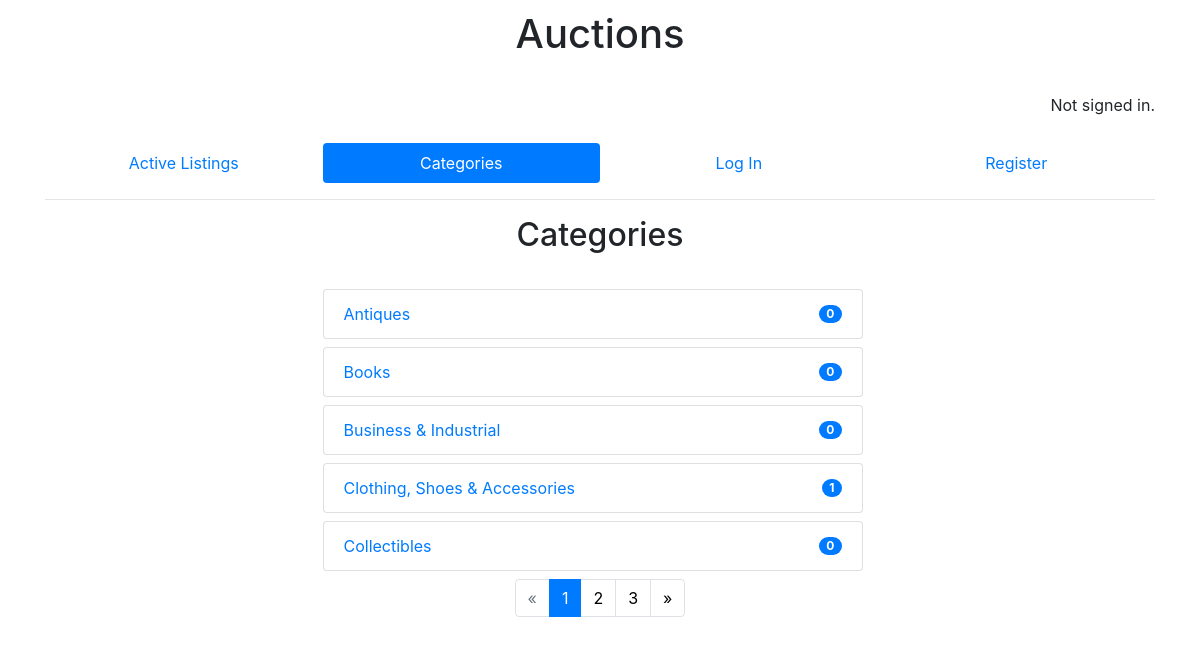
Page /categories/ on the committed database.
### auctions/models.py (models this page shows, shortened)
class Category(models.Model):
    cat = models.CharField(max_length=64)
    class Meta:
        ordering = ["cat"]

### auctions/views.py (the view, shortened to what this page needs)
# urls.py: path("categories/", views.all_categories, name="allCategories"),
def all_categories(request):
    all_cat = Category.objects.all()
    page_list = pag(request, all_cat, 5)
    open_watch = {}
    for a in all_cat:
        open_watch[a.cat] = len(a.category.filter(open=True))
    active = "allCategories"
    return render(request, "auctions/allCategories.html", {
        "page_objects": page_list[0], "active": active, "openWatch": open_watch, "is_paginated": page_list[1],
        "next_url": page_list[3],
        "prev_url": page_list[2]
    })

### auctions/views.py (called while the page is built)
@register.filter
def get_item(dictionary, key):
    return dictionary.get(key)

def pag(request, all_listings, count_listings):
    page_number = request.GET.get("page", 1)
    paginator = Paginator(all_listings, count_listings)
    page = paginator.get_page(page_number)
    is_paginated = page.has_other_pages()
    if page.has_previous():
        prev_url = f"?page={page.previous_page_number()}"
    else:
        prev_url = ""
    if page.has_next():
        next_url = f"?page={page.next_page_number()}"
    else:
        next_url = ""
    return page, is_paginated, prev_url, next_url

### auctions/templates/auctions/allCategories.html (shortened to what this page needs)
{% extends "auctions/layout.html" %}
{% block body %}
    <h2 class="title_page">Categories</h2>
    {% for listing in page_objects.object_list %}
        <ul class="list-group mb-2 col-6">
            <a href="{% url 'categories' title_cat=listing.cat %}">
                <li class="list-group-item d-flex justify-content-between align-items-center">
                    {{ listing.cat }}
                    <span class="badge badge-primary badge-pill">{{ openWatch|get_item:listing.cat }}</span>
                </li>
            </a>
        </ul>
    {% endfor %}
    {% include "auctions/includes/pagination.html" %}
{% endblock %}

### auctions/static/auctions/styles.css (style rules this page uses)
body { padding: 10px; }
a { text-decoration: none; }
.title_page { text-align: center; margin-bottom: 35px; }
.list-group { margin: 0 auto; }

### rows in the picture
Category: cat "Antiques", cat "0"
Category: cat "Books", cat "0"
Category: cat "Business & Industrial", cat "0"
Category: cat "Clothing, Shoes & Accessories", cat "1"
Category: cat "Collectibles", cat "0"

### other values in the picture
{{ n }} "1"
{{ n }} "2" "3"
